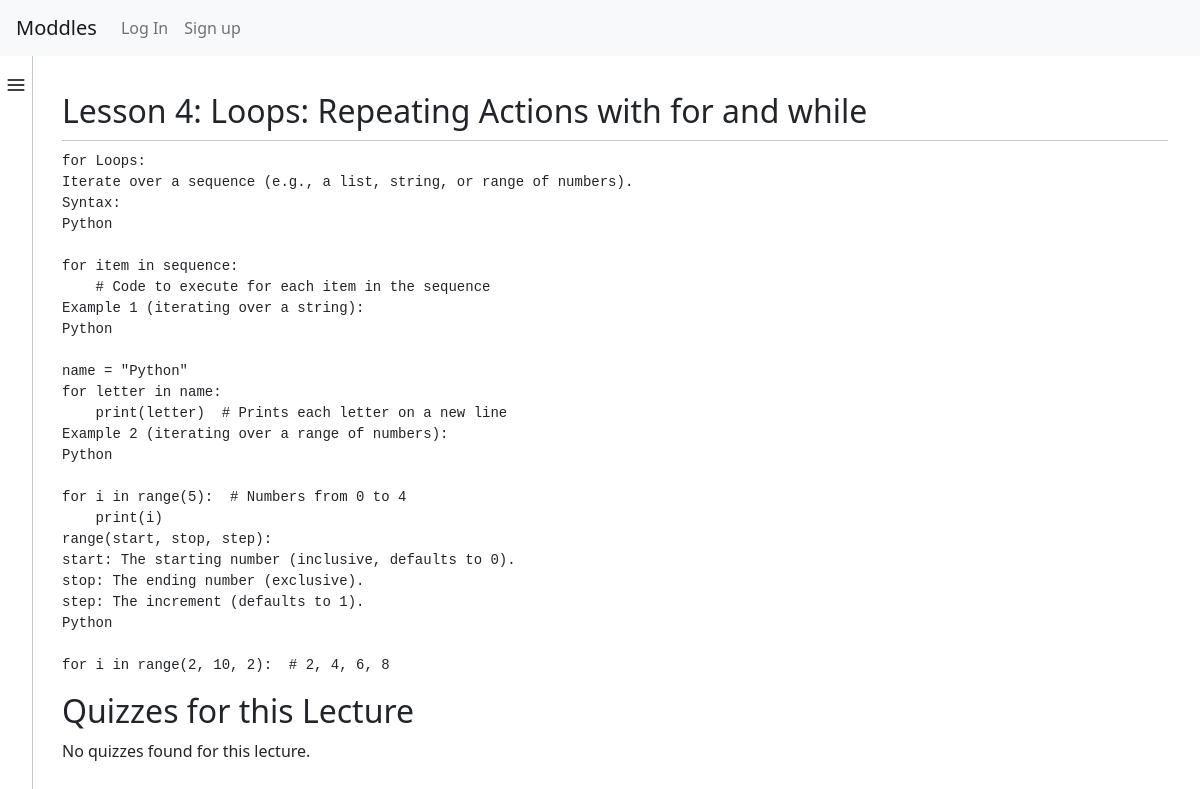
The app's page /course/lecture/4 with its own data.
### final_project/models.py (models this page shows, shortened)
class Lecture(models.Model):
    courses = models.ForeignKey(Course, on_delete=models.CASCADE, related_name='lectures')
    title = models.TextField(null=True)
    description = models.TextField(null=True)
    content = models.TextField()
    video_file = models.FileField(
        upload_to='lectures/videos/',
        blank=True,
        validators=[FileExtensionValidator(allowed_extensions=['mp4', 'mov', 'avi'])]
    )
    def get_all_quizzes(self):
        return self.quiz_of_lecture.all()

### final_project/views.py (the view, shortened to what this page needs)
# urls.py: path("course/lecture/<int:lecture_id>", views.lecture_views, name="lecture_views"),
def lecture_views(request, lecture_id):
    lecture = Lecture.objects.get(id=lecture_id)
    quizes = lecture.get_all_quizzes()
    print(" quizes: ", quizes)
    quizes_data = []
    return render(request, 'project/lecture.html', {
        'lecture': lecture,
        'is_owner': lecture.courses.owner == request.user,
        'quizes': quizes_data,
    })

### final_project/templates/project/lecture.html (shortened to what this page needs)
{% extends "project/layout.html" %}
{% load static %}
{% block body %}
    <div class="container position-relative">
        <h3 class="fs-2 mt-3">{{ lecture.title }}</h3>
        <hr style="margin-top: 10px; margin-bottom: 10px;">
        <div>
            <pre>{{ lecture.content|safe }}</pre>
        </div>
        <div id="quiz_container">
            <h2>Quizzes for this Lecture</h2>
            {% if quizes %}
                <ul style="list-style: none;">
                {% for quiz in quizes %}
                <li>
                    <a href="{% url 'quizes:quiz_view' lecture.id quiz.quiz.id %}" class="quiz-link">
                        <div class="quize">
                            {% if quiz.passed %}
                            <img src="{% static '/project/images/check-3278.svg' %}" alt="Correct Icon" width="20" height="20" style="vertical-align: middle; margin: 10px">
                            {% else %}
                            <img src="{% static '/project/images/task-svgrepo-com.svg' %}" alt="Quiz Icon" width="20" height="20" style="vertical-align: middle; margin: 10px">
                            {% endif %}
                            {{ quiz.quiz.name }}
                        </div>
                    </a>
                </li>
                {% endfor %}
                </ul>
            {% else %}
                <p>No quizzes found for this lecture.</p>
            {% endif %}
        </div>
    </div>
{% endblock %}

### records on screen
Lecture: title "Lesson 4: Loops: Repeating Actions with for and while", content "for Loops: Iterate over a sequence (e.g., a list, string, or range of numbers). Syntax: Python for item in sequence: # Code to execute for each item in the sequence Example 1 (iterating over a string): Python name = \"Python\" for letter in name: print(letter) # Prints each letter on a new line Example 2 (iterating over a range of numbers): Python for i in range(5): # Numbers from 0 to 4 print(i) range(start, stop, step): start: The starting number (inclusive, defaults to 0). stop: The ending number (exclusive). step: The increment (defaults to 1). Python for i in range(2, 10, 2): # 2, 4, 6, 8"
